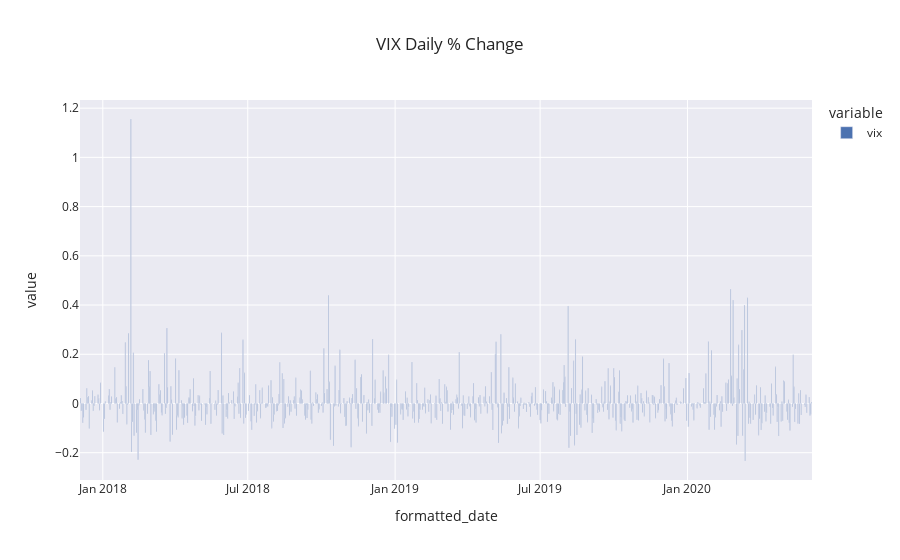

The code cell stored with this chart in its notebook:
### Markdown cell above
#### Charts n Stuff

### Code cell
vix_fig = px.bar(df_pct[["vix"]], template="seaborn", title="VIX Daily % Change")
vix_fig.show()

### Figure 1 — Plotly figure (JSON) as saved in the notebook; plotly's stock layout.template omitted (floating-point values rounded to 4 significant figures; data arrays with more than 128 entries replaced by an {"elided": "..."} marker saying what was removed)
{"data": [{"alignmentgroup": "True", "hovertemplate": "variable=vix<br>formatted_date=%{x}<br>value=%{y}<extra></extra>", "legendgroup": "vix", "marker": {"color": "rgb(76,114,176)", "pattern": {"shape": ""}}, "name": "vix", "offsetgroup": "vix", "orientation": "v", "showlegend": true, "textposition": "auto", "type": "bar", "x": {"elided": "629 str values"}, "xaxis": "x", "y": {"elided": "629 float values"}, "yaxis": "y"}], "layout": {"barmode": "relative", "legend": {"title": {"text": "variable"}, "tracegroupgap": 0}, "title": {"text": "VIX Daily % Change"}, "xaxis": {"anchor": "y", "domain": [0, 1], "title": {"text": "formatted_date"}}, "yaxis": {"anchor": "x", "domain": [0, 1], "title": {"text": "value"}}}}
